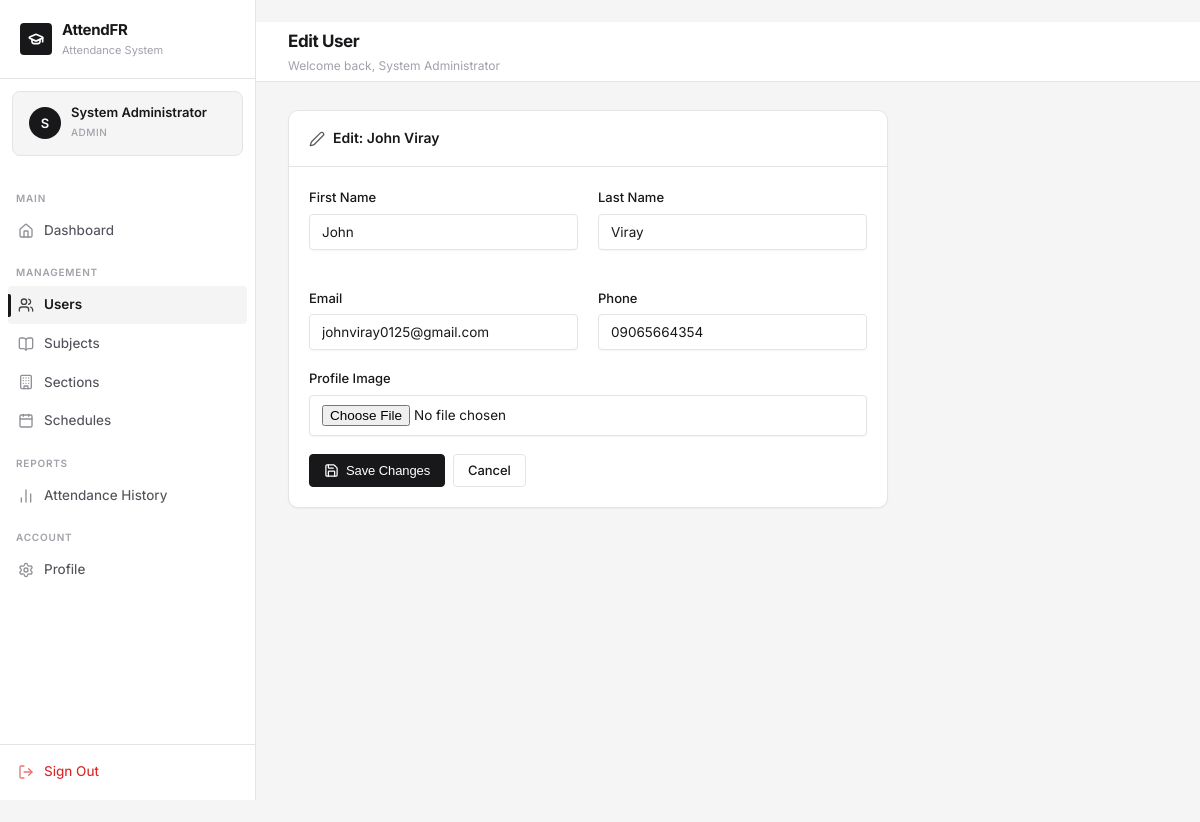
The page /accounts/users/5/edit/ (signed in) on the database its author committed.
### accounts/models.py (models this page shows, shortened)
class CustomUser(AbstractUser):
    ROLE_CHOICES = (
        ('admin', 'Admin'),
        ('teacher', 'Teacher'),
        ('student', 'Student'),
    )
    role = models.CharField(max_length=10, choices=ROLE_CHOICES, default='student')
    profile_image = models.ImageField(upload_to='profiles/', blank=True, null=True)
    phone = models.CharField(max_length=20, blank=True)
    class Meta:
        verbose_name = 'User'
        verbose_name_plural = 'Users'

### accounts/views.py (the view)
# urls.py: path('users/<int:pk>/edit/', views.user_edit_view, name='user_edit'),
@login_required
@admin_required
def user_edit_view(request, pk):
    target_user = get_object_or_404(CustomUser, pk=pk)
    form = UserEditForm(request.POST or None, request.FILES or None, instance=target_user)
    if request.method == 'POST' and form.is_valid():
        form.save()
        messages.success(request, 'User updated successfully.')
        return redirect('user_list')
    return render(request, 'accounts/user_edit.html', {'form': form, 'target_user': target_user})

### accounts/forms.py
class UserEditForm(forms.ModelForm):
    class Meta:
        model = CustomUser
        fields = ['first_name', 'last_name', 'email', 'phone', 'profile_image']
        widgets = {
            'first_name': forms.TextInput(attrs={'class': 'form-control'}),
            'last_name': forms.TextInput(attrs={'class': 'form-control'}),
            'email': forms.EmailInput(attrs={'class': 'form-control'}),
            'phone': forms.TextInput(attrs={'class': 'form-control'}),
            'profile_image': forms.FileInput(attrs={'class': 'form-control'}),
        }

### templates/accounts/user_edit.html (shortened to what this page needs)
{% extends 'base.html' %}
{% block page_title %}Edit User{% endblock %}
{% block content %}
<div class="card" style="max-width:600px;">
  <div class="card-header"><span class="card-title"><i data-lucide="edit-2"></i> Edit: {{ target_user.get_full_name|default:target_user.username }}</span></div>
  <div class="card-body">
    <form method="post" enctype="multipart/form-data">
      <div class="grid-2">
        <div class="form-group">
          <label class="form-label">First Name</label>
          {{ form.first_name }}
        </div>
        <div class="form-group">
          <label class="form-label">Last Name</label>
          {{ form.last_name }}
        </div>
        <div class="form-group">
          <label class="form-label">Email</label>
          {{ form.email }}
        </div>
        <div class="form-group">
          <label class="form-label">Phone</label>
          {{ form.phone }}
        </div>
      </div>
      <div class="form-group">
        <label class="form-label">Profile Image</label>
        {{ form.profile_image }}
      </div>
      <div class="flex gap-1 mt-2">
        <button type="submit" class="btn btn-primary"><i data-lucide="save"></i> Save Changes</button>
        <a href="{% url 'user_list' %}" class="btn btn-outline">Cancel</a>
      </div>
    </form>
  </div>
</div>
{% endblock %}

### templates/base.html (shortened to what this page needs)
{% load static %}
<!DOCTYPE html>
<html lang="en">
<head>
  <link rel="stylesheet" href="{% static 'css/style.css' %}">
</head>
<body>
{% if user.is_authenticated %}
<div class="app-layout">
  <aside class="sidebar" id="sidebar">
    <div class="sidebar-logo">
      <div class="sidebar-logo-icon"><i data-lucide="graduation-cap"></i></div>
      <div class="sidebar-logo-text">
        <h2>AttendFR</h2>
        <p>Attendance System</p>
      </div>
    </div>
    <div class="sidebar-user">
      {% if user.profile_image %}
        <img src="{{ user.profile_image.url }}" class="sidebar-user-avatar" alt="{{ user.username }}">
      {% else %}
        <div class="sidebar-user-avatar">{{ user.first_name|first|default:user.username|first|upper }}</div>
      {% endif %}
      <div class="sidebar-user-info">
        <div class="name">{{ user.get_full_name|default:user.username }}</div>
        <span class="role-badge {{ user.role }}">{{ user.get_role_display }}</span>
      </div>
    </div>
    <nav class="sidebar-nav">
      <div class="nav-section-label">Main</div>
      <a href="{% url 'dashboard' %}" class="nav-item {% if request.resolver_match.url_name == 'dashboard' %}active{% endif %}">
        <span class="icon"><i data-lucide="home"></i></span> Dashboard
      </a>
      {% if user.role == 'admin' %}
      <div class="nav-section-label">Management</div>
      <a href="{% url 'user_list' %}" class="nav-item {% if 'user' in request.resolver_match.url_name %}active{% endif %}">
        <span class="icon"><i data-lucide="users"></i></span> Users
      </a>
      <a href="{% url 'subject_list' %}" class="nav-item {% if 'subject' in request.resolver_match.url_name %}active{% endif %}">
        <span class="icon"><i data-lucide="book-open"></i></span> Subjects
      </a>
      <a href="{% url 'section_list' %}" class="nav-item {% if 'section' in request.resolver_match.url_name %}active{% endif %}">
        <span class="icon"><i data-lucide="building"></i></span> Sections
      </a>
      <a href="{% url 'schedule_list' %}" class="nav-item {% if 'schedule' in request.resolver_match.url_name %}active{% endif %}">
        <span class="icon"><i data-lucide="calendar"></i></span> Schedules
      </a>
      <div class="nav-section-label">Reports</div>
      <a href="{% url 'attendance_history' %}" class="nav-item {% if 'history' in request.resolver_match.url_name %}active{% endif %}">
        <span class="icon"><i data-lucide="bar-chart-2"></i></span> Attendance History
      </a>
      {% elif user.role == 'teacher' %}
      <div class="nav-section-label">Teaching</div>
      <a href="{% url 'attendance_history' %}" class="nav-item {% if 'history' in request.resolver_match.url_name %}active{% endif %}">
        <span class="icon"><i data-lucide="bar-chart-2"></i></span> My Sessions
      </a>
      {% endif %}
      <div class="nav-section-label">Account</div>
      <a href="{% url 'profile' %}" class="nav-item {% if request.resolver_match.url_name == 'profile' %}active{% endif %}">
        <span class="icon"><i data-lucide="settings"></i></span> Profile
      </a>
    </nav>
    <div class="sidebar-footer">
      <a href="{% url 'logout' %}" class="nav-item" style="color: var(--danger);">
        <span class="icon"><i data-lucide="log-out"></i></span> Sign Out
      </a>
    </div>
  </aside>
  <main class="main-content">
    <header class="top-header">
      <div class="header-title">
        <h1>{% block page_title %}Dashboard{% endblock %}</h1>
        {% block page_subtitle %}<p>Welcome back, {{ user.get_full_name|default:user.username }}</p>{% endblock %}
      </div>
    </header>
    <div class="page-content">
      {% block content %}{% endblock %}
    </div>
  </main>
</div>
{% else %}
  {% block auth_content %}{% endblock %}
{% endif %}
</body>
</html>

### rows shown on the page
CustomUser: first_name|first "S", get_full_name "System Administrator", role "ADMIN"
CustomUser: get_full_name "John Viray", first_name "John", last_name "Viray", email "johnviray0125@gmail.com", phone "09065664354"
